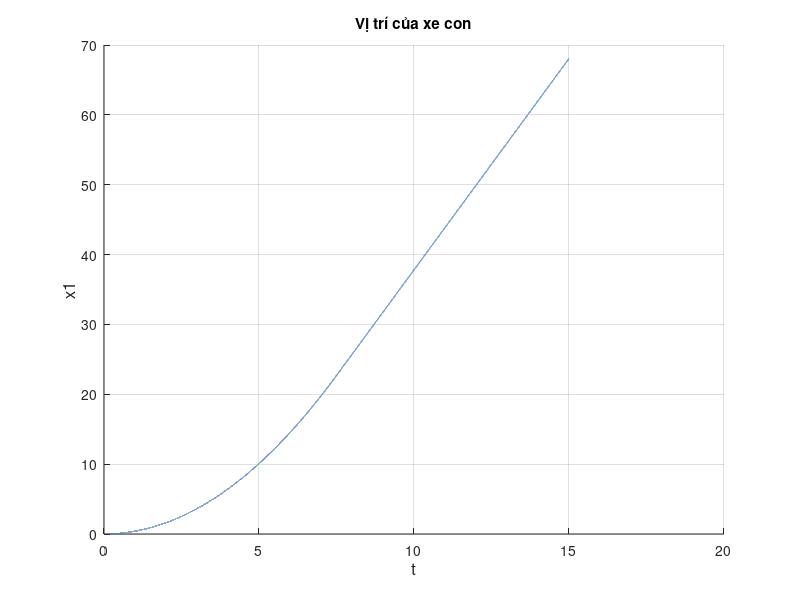
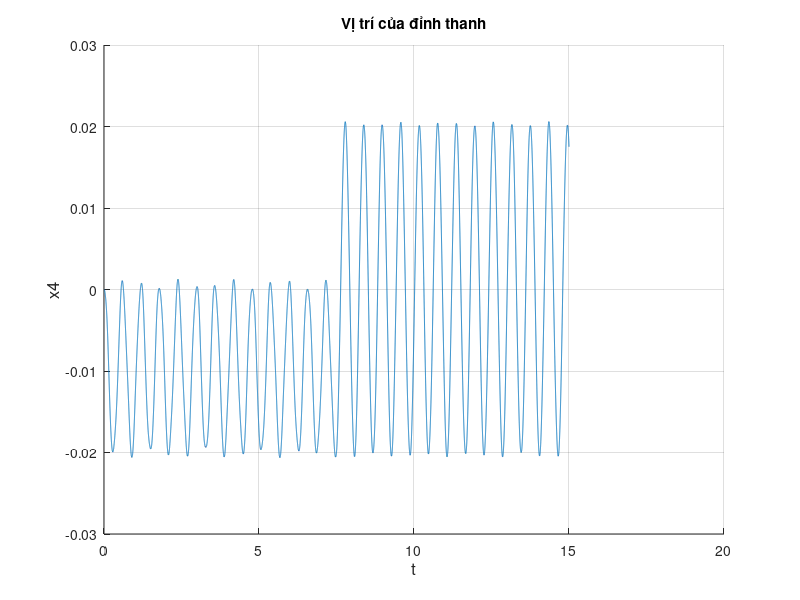

These figures' MATLAB source, in order:
clc;
close all;
clear;
% Thông số của dầm
pA = 2.4; EI = 0.4; L = 0.7; 

% Các vật nặng
mw = 13.1; mk = 0.2;

% Thông số không gian và thời gian
n = 10; r = 50000;
tmax = 15;
dt = tmax/(r - 1);
ds = L/(n - 1); 

% Lực tác động vào xe con
F1 = zeros(1,r);
F1(1:r/2) = 10;
F1(r/2:r) = 0;
w = zeros(n,r);
%--------------------------------------------------------------------------
for j = 2:(r - 1)
    wsss0 = (w(3,j) - 2*w(2,j) + w(1,j))/(2*ds^3);
    w(1,j + 1) = (F1(j + 1) - EI*wsss0)*(dt^2/mw) + 2*w(1,j) - w(1,j - 1);
    for i = 3:(n - 2)
        S2 = (-EI*dt^2)/(ds^4*pA);
        wssss = w(i + 2,j) - 4*w(i + 1,j) + 6*w(i,j) - 4*w(i - 1,j) + w(i - 2,j);
        w(i,j + 1) = S2*wssss + 2*w(i,j) - w(i,j - 1);
    end
    S3 = (EI*(dt^2))/(mk*2*ds^3);
    w(2,j + 1) = w(1,j + 1);
    wsssl = (-2*w(n,j) + 3*w(n - 1,j) - w(n - 2,j));
    w(n,j + 1) = 2*w(n,j) - w(n,j - 1) + S3*wsssl;
    w(n - 1,j + 1) = (w(n,j + 1) + w(n - 2,j + 1))/2;
end
%--------------------------------------------------------------------------
w0 = linspace(0,1,n);
t_tr = linspace(0,tmax,r);

figure(1)
grid on;
hold on;
plot(t_tr,w(1,:));
title({'Vị trí của xe con'});
ylabel('x1','FontSize',12);
xlabel('t','FontSize',12);

figure(2)
grid on;
hold on;
plot(t_tr,w(n,:) - w(1,:)); % Vị trí tương đối của thanh so với xe con
title({'Vị trí của đỉnh thanh'});
ylabel('x4','FontSize',12);
xlabel('t','FontSize',12);